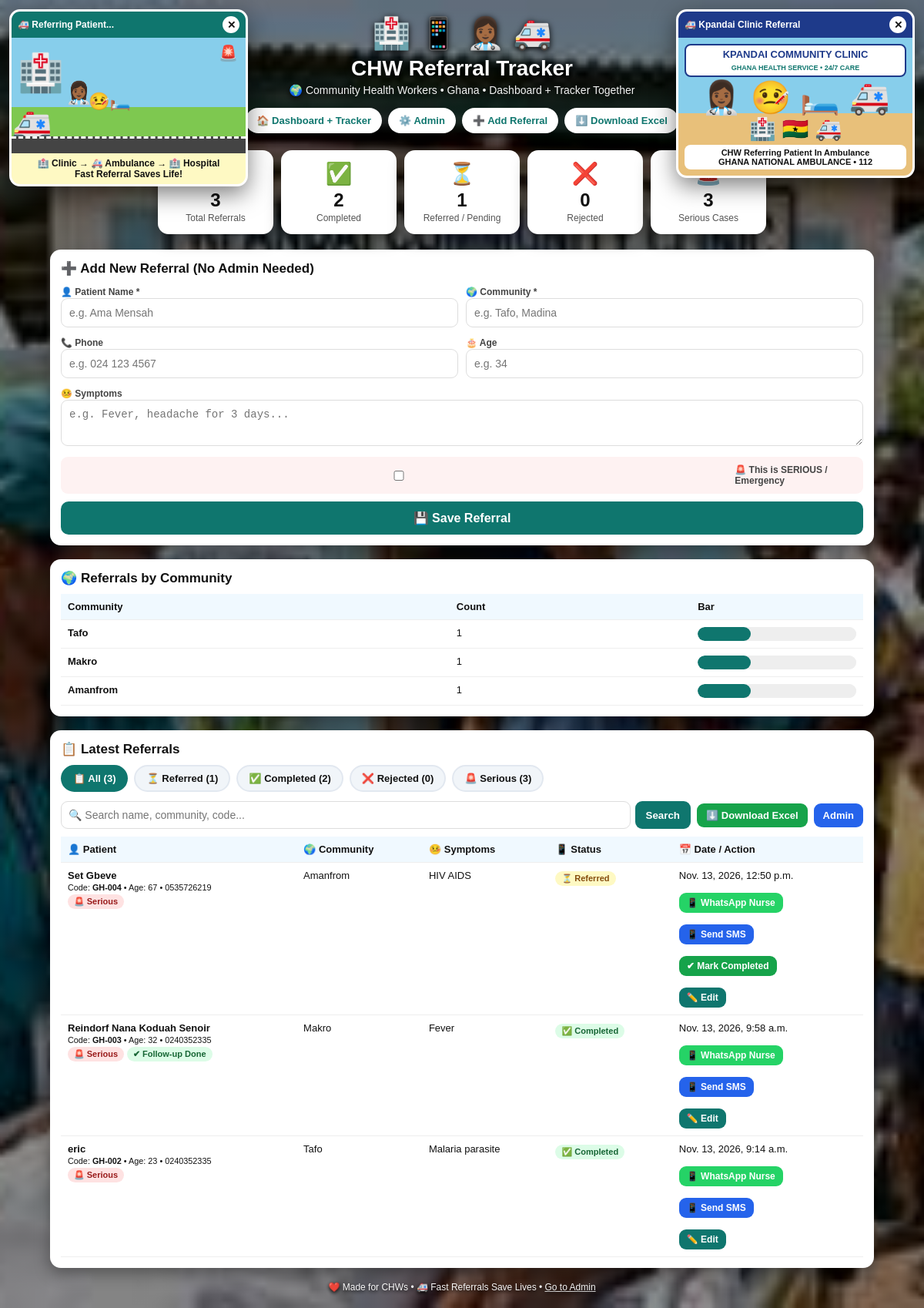
The page / on the database its author committed.
### referrals/models.py (models this page shows, shortened)
class Referral(models.Model):
    STATUS_CHOICES = [
        ('Referred', 'Referred'),
        ('Completed', 'Completed'),
        ('Rejected', 'Rejected'),
    ]
    patient_name = models.CharField(max_length=100)
    phone = models.CharField(max_length=20, blank=True, null=True)
    age = models.IntegerField(blank=True, null=True)
    community = models.CharField(max_length=100)
    symptoms = models.TextField()
    prescription = models.TextField(blank=True, null=True)
    is_serious = models.BooleanField(default=False)
    status = models.CharField(max_length=20, choices=STATUS_CHOICES, default='Referred')
    referral_code = models.CharField(max_length=20, blank=True, null=True)
    feedback = models.TextField(blank=True, null=True)
    follow_up_done = models.BooleanField(default=False)
    created_at = models.DateTimeField(auto_now_add=True)

### referrals/views.py (the view, shortened to what this page needs)
# urls.py: path('', views.tracker_view, name='tracker'),
def tracker_view(request):
    query = request.GET.get('q', '')
    status_filter = request.GET.get('status', 'all')
    referrals = Referral.objects.all().order_by('-id')
    if status_filter == 'Completed':
        referrals = referrals.filter(status__iexact='Completed')
    elif status_filter == 'Referred':
        referrals = referrals.filter(status='Referred')
    elif status_filter == 'Rejected':
        referrals = referrals.filter(status='Rejected')
    elif status_filter == 'Serious':
        referrals = referrals.filter(is_serious=True)
    for r in referrals:
        if not r.referral_code:
            r.referral_code = f"GH-{r.id:03d}"
            r.save()
    total = Referral.objects.count()
    completed = Referral.objects.filter(status='Completed').count()
    referred = Referral.objects.filter(status='Referred').count()
    rejected = Referral.objects.filter(status='Rejected').count()
    serious = Referral.objects.filter(is_serious=True).count()
    by_community = Referral.objects.values('community').annotate(count=Count('id')).order_by('-count')
    by_status = Referral.objects.values('status').annotate(count=Count('id'))
    referrals = referrals[:20]
    return render(request, 'referrals/tracker.html', {
        'referrals': referrals,
        'total': total,
        'sent_count': completed,
        'pending_count': referred,
        'completed': completed,
        'referred': referred,
        'rejected': rejected,
        'serious': serious,
        'by_community': by_community,
        'by_status': by_status,
        'query': query,
        'status_filter': status_filter,
        'added': request.GET.get('added'),
        'done': request.GET.get('done'),
    })

### referrals/templates/referrals/tracker.html (shortened to what this page needs)
<!DOCTYPE html>
<html>
<head>
</head>
<body>
<div class="toy-popup" id="toyPopup">
  <div class="toy-top"><span>🚑 Referring Patient...</span><button onclick="document.getElementById('toyPopup').style.display='none';document.getElementById('showToyBtn').style.display='block'">✕</button></div>
  <div class="toy-stage">
    <div class="toy-siren">🚨</div>
    <div class="toy-clinic">🏥</div>
    <div class="toy-nurse">👩🏾‍⚕️</div>
    <div class="toy-patient">🤒🛏️</div>
    <div class="toy-ambulance">🚑</div>
    <div class="toy-road"></div>
  </div>
  <div class="toy-text">🏥 Clinic → 🚑 Ambulance → 🏥 Hospital<br>Fast Referral Saves Life!</div>
</div>
<div class="image-popup" id="imagePopup">
  <div class="image-top"><span>🚑 Kpandai Clinic Referral</span><button onclick="document.getElementById('imagePopup').style.display='none';document.getElementById('showImageBtn').style.display='block'">✕</button></div>
  <div class="built-pic">
    <div class="clinic-name">KPANDAI COMMUNITY CLINIC<br><span class="clinic-sub">GHANA HEALTH SERVICE • 24/7 CARE</span></div>
    <div class="scene">👩🏾‍⚕️ 🤒 🛏️ 🚑</div>
    <div class="scene" style="font-size:28px">🏥 🇬🇭 🚑</div>
    <div class="caption">CHW Referring Patient In Ambulance<br>GHANA NATIONAL AMBULANCE • 112</div>
  </div>
</div>
<div class="wrap">
  <div class="header">
    <div class="emojis">🏥 📱 👩🏾‍⚕️ 🚑</div>
    <h1>CHW Referral Tracker</h1>
    <p>🌍 Community Health Workers • Ghana • Dashboard + Tracker Together</p>
  </div>
  <div class="nav">
    <a href="/tracker/">🏠 Dashboard + Tracker</a>
    <a href="/admin/">⚙️ Admin</a>
    <a href="#add">➕ Add Referral</a>
    <a href="/tracker/?export=csv">⬇️ Download Excel</a>
  </div>
  <div class="cards">
    <div class="card"><div class="icon">📋</div><div class="num">{{ total }}</div><div class="label">Total Referrals</div></div>
    <div class="card"><div class="icon">✅</div><div class="num">{{ completed }}</div><div class="label">Completed</div></div>
    <div class="card"><div class="icon">⏳</div><div class="num">{{ referred }}</div><div class="label">Referred / Pending</div></div>
    <div class="card"><div class="icon">❌</div><div class="num">{{ rejected }}</div><div class="label">Rejected</div></div>
    <div class="card"><div class="icon">🚨</div><div class="num">{{ serious }}</div><div class="label">Serious Cases</div></div>
  </div>
  <div class="box" id="add">
    <h3>➕ Add New Referral (No Admin Needed)</h3>
    <form method="POST" action="/tracker/">
      <div class="form-grid">
        <div><label>👤 Patient Name *</label><input type="text" name="patient_name" placeholder="e.g. Ama Mensah" required></div>
        <div><label>🌍 Community *</label><input type="text" name="community" placeholder="e.g. Tafo, Madina" required></div>
        <div><label>📞 Phone</label><input type="text" name="phone" placeholder="e.g. 024 123 4567"></div>
        <div><label>🎂 Age</label><input type="number" name="age" placeholder="e.g. 34"></div>
        <div style="grid-column:1 / -1"><label>🤒 Symptoms</label><textarea name="symptoms" placeholder="e.g. Fever, headache for 3 days..."></textarea></div>
        <label class="check"><input type="checkbox" name="is_serious"> 🚨 This is SERIOUS / Emergency</label>
        <button class="save" type="submit">💾 Save Referral</button>
      </div>
    </form>
  </div>
  <div class="box">
    <h3>🌍 Referrals by Community</h3>
    <table>
      <tr><th>Community</th><th>Count</th><th>Bar</th></tr>
      {% for item in by_community %}
      <tr><td><b>{{ item.community }}</b></td><td>{{ item.count }}</td><td><progress class="bar-bg" value="{{ item.count }}" max="{{ total }}" aria-label="{{ item.count }} of {{ total }} referrals"></progress></td></tr>
      {% empty %}<tr><td colspan="3">No data yet</td></tr>{% endfor %}
    </table>
  </div>
  <div class="box">
    <h3>📋 Latest Referrals</h3>
    <div class="filters">
      <a href="/tracker/?status=all" class="{% if status_filter == 'all' or not status_filter %}active{% endif %}">📋 All ({{ total }})</a>
      <a href="/tracker/?status=Referred" class="{% if status_filter == 'Referred' %}active{% endif %}">⏳ Referred ({{ referred }})</a>
      <a href="/tracker/?status=Completed" class="{% if status_filter == 'Completed' %}active{% endif %}">✅ Completed ({{ completed }})</a>
      <a href="/tracker/?status=Rejected" class="{% if status_filter == 'Rejected' %}active{% endif %}">❌ Rejected ({{ rejected }})</a>
      <a href="/tracker/?status=Serious" class="{% if status_filter == 'Serious' %}active{% endif %}">🚨 Serious ({{ serious }})</a>
    </div>
    <div class="toprow">
      <form class="searchbox" method="GET" action="">
        <input type="text" name="q" placeholder="🔍 Search name, community, code..." value="{{ query }}">
        <button type="submit">Search</button>
      </form>
      <a class="btn excel" href="/tracker/?export=csv">⬇️ Download Excel</a>
      <a class="btn blue" href="/admin/">Admin</a>
    </div>
    <table>
      <tr><th>👤 Patient</th><th>🌍 Community</th><th>🤒 Symptoms</th><th>📱 Status</th><th>📅 Date / Action</th></tr>
      {% for r in referrals %}
      <tr>
        <td><b>{{ r.patient_name }}</b><br><small>Code: <b>{{ r.referral_code }}</b> • Age: {{ r.age }} • {{ r.phone }}</small><br>
          {% if r.is_serious %}<span class="badge serious">🚨 Serious</span>{% endif %}
          {% if r.follow_up_done %}<span class="badge sent">✔ Follow-up Done</span>{% endif %}
        </td>
        <td>{{ r.community }}</td>
        <td>{{ r.symptoms }}{% if r.prescription %}<br><small><b>Rx:</b> {{ r.prescription }}</small>{% endif %}
        </td>
        <td>{% if r.status == 'Completed' %}<span class="badge sent">✅ {{ r.status }}</span>{% elif r.status == 'Rejected' %}<span class="badge rejected">❌ {{ r.status }}</span>{% else %}<span class="badge pending">⏳ {{ r.status }}</span>{% endif %}</td>
        <td>{{ r.created_at }}<br><br>
          <a class="btn wa small" target="_blank" href="https://wa.me/?text={{ '🚨 NEW REFERRAL '|urlencode }}{{ r.referral_code|urlencode }}%0A👤 {{ r.patient_name|urlencode }}%20(Age%20{{ r.age }})%0A🌍 {{ r.community|urlencode }}%0A📞 {{ r.phone|urlencode }}%0A🤒 {{ r.symptoms|urlencode }}%0AStatus:%20{{ r.status|urlencode }}%0APlease%20advise.">📱 WhatsApp Nurse</a><br><br>
          <a class="btn blue small" href="{% url 'send_sms' r.id %}">📱 Send SMS</a><br><br>
          {% if r.status != 'Completed' %}<a class="btn done-btn small" href="/tracker/?complete={{ r.id }}">✔ Mark Completed</a><br><br>{% endif %}
          <a class="btn small" href="/admin/referrals/referral/{{ r.id }}/change/">✏️ Edit</a>
        </td>
      </tr>
      {% empty %}
      <tr><td colspan="5">No referrals found for this filter. Add one above!</td></tr>
      {% endfor %}
    </table>
  </div>
  <div class="footer">❤️ Made for CHWs • 🚑 Fast Referrals Save Lives • <a href="/admin/" style="color:white">Go to Admin</a></div>
</div>
</body>
</html>

### rows shown on the page
Referral: patient_name "Set Gbeve", referral_code "GH-004", age "67", phone "0535726219", is_serious "🚨 Serious", community "Amanfrom", symptoms "HIV AIDS", status "Referred", created_at "Nov. 13, 2026, 12:50 p.m."
Referral: patient_name "Reindorf Nana Koduah Senoir", referral_code "GH-003", age "32", phone "0240352335", is_serious "🚨 Serious", follow_up_done "✔ Follow-up Done", community "Makro", symptoms "Fever", status "Completed", created_at "Nov. 13, 2026, 9:58 a.m."
Referral: patient_name "eric", referral_code "GH-002", age "23", phone "0240352335", is_serious "🚨 Serious", community "Tafo", symptoms "Malaria parasite", status "Completed", created_at "Nov. 13, 2026, 9:14 a.m."

### other values the page prints
{{ total }} "3"
{{ completed }} "2"
{{ referred }} "1"
{{ rejected }} "0"
{{ serious }} "3"
{{ item.community }} "Tafo" "Makro" "Amanfrom"
{{ item.count }} "1" "1" "1"
